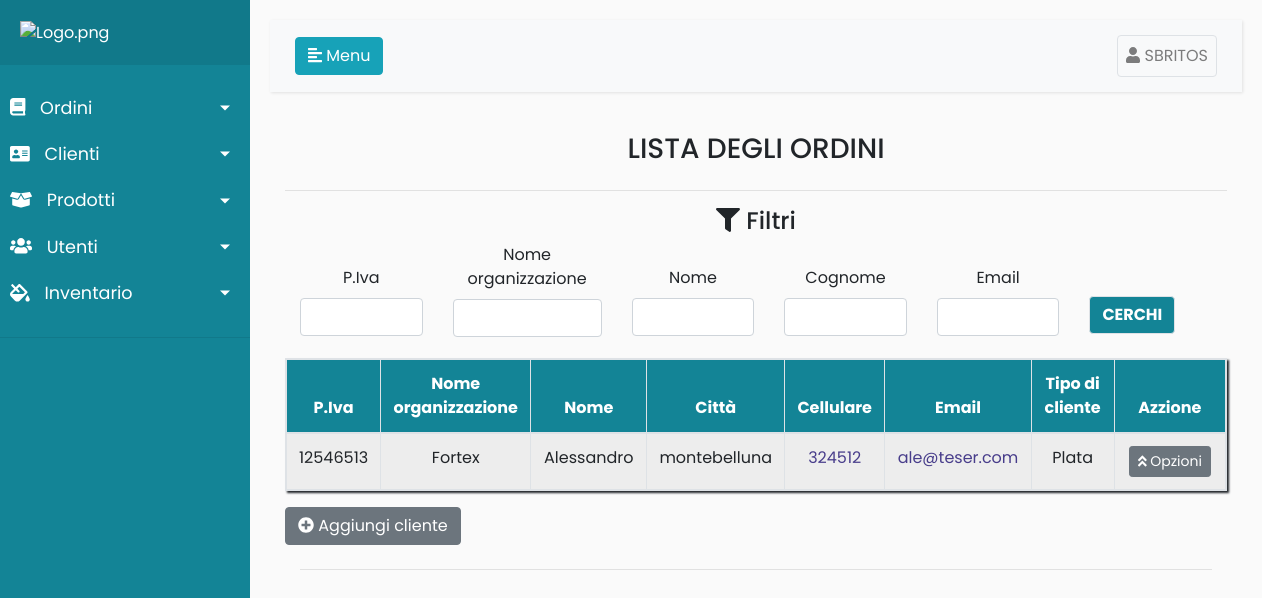
Screenshot of /Clientes (signed in) with the database file from the repository.
### Register/models.py (models this page shows)
class Usuarios(AbstractUser):
	telefono = models.CharField(max_length=20,null=True, verbose_name='Teléfono',blank=False)
	class Meta:
		permissions = (('Administrador', 'Administrador'),
					   ('Encargado','Encargado'),
					   ('Pintor','Pintor'),
					   ('Montaje','Montaje'),
					   ('Calidad1','Calidad1'),
					   ('Secretaria','Secretaria'),
					   ('Stock','Stock'),
					   )

### Clientes/models.py (models this page shows, shortened)
class Clientes(models.Model):
	TIPO_CLIENTE = (
		('Oro','Oro'),
		('Plata','Plata'),
		('Bronce','Bronce'),
		)
	rut = models.IntegerField(primary_key=True,blank=False,null=False)
	nombre_organizacion = models.CharField(max_length=50,blank=False,null=False)
	nombre = models.CharField(max_length=50, blank=False,null=False)
	apellido = models.CharField(max_length=50,blank=False,null=False)
	direccion1 = models.CharField(max_length=150,blank=True,null=False)
	direccion2 = models.CharField(max_length=150, blank=True,null=False)
	ciudad = models.CharField(max_length=20,blank=True,null=False)
	telefono = models.CharField(max_length=20,blank=True,null=False)
	celular = models.CharField(max_length=20,blank=True,null=False)
	email = models.EmailField(max_length=254, blank=True,null=False)
	tipo_cliente = models.CharField(max_length=10,choices=TIPO_CLIENTE,null=False)
	usuarios = models.ForeignKey(settings.AUTH_USER_MODEL,null=True, verbose_name=("Creado por "),on_delete=models.CASCADE)
	history = HistoricalRecords()

### Clientes/views.py (the view)
# urls.py: path('Clientes',login_required(ListClientesView),name='ListClientes'),
def ListClientesView(request):
	Model_one = Clientes.objects.all().order_by(Lower('rut'))
	myFilter = OrdenesFilter(request.GET, queryset=Model_one)
	paginator = Paginator(myFilter.qs, 10)
	page = request.GET.get('page1')
	try:
		pub = paginator.page(page)
	except PageNotAnInteger:
		pub = paginator.page(1)
	except EmptyPage:
		pub = paginator.page(paginator.num_pages)
	myFilter = OrdenesFilter(request.GET, queryset=Model_one)
	context = {'Model_one': Model_one, 'pub': pub, "myFilter": myFilter}
	return render(request, 'clientes/listClientes.html', context)

### Clientes/templates/clientes/listClientes.html (shortened to what this page needs)
{%extends 'register/index.html'%}
{%load static%}
{% load widget_tweaks %}
{%block content%}
<div class="container">
    <div class="d-flex justify-content-center">
        <h3>LISTA DEGLI ORDINI</h3>
    </div>
    <hr>
</div>
<div class="container">
    <div class="d-flex justify-content-center">
        <h4><i class="fas fa-filter"></i> Filtri</h4>
    </div>
    <form method="get">
        <div class="container">
            <div class="row align-items-center">
                <div class="col-sm">
                    <label for="orden" class="text-center container">P.Iva</label>
                    {{myFilter.form.rut|add_class:"form-control container text-center"}}
                </div>
                <div class="col-sm">
                    <label for="nombre_organizacion" class="text-center container">Nome organizzazione</label>
                    {{myFilter.form.nombre_organizacion|attr:"style:margin-bottom:1.3rem"|add_class:"form-control font-weight-bold container text-center"}}
                </div>
                <div class="col-sm">
                    <label for="nombre" class="text-center container">Nome</label>
                    {{myFilter.form.nombre|add_class:"form-control font-weight-bold container text-center"}}
                </div>
                <div class="col-sm">
                    <label for="apellido" class="text-center container">Cognome</label>
                    {{myFilter.form.apellido|add_class:"form-control font-weight-bold container text-center"}}
                </div>
                <div class="col-sm">
                    <label for="email" class="text-center container">Email</label>
                    {{myFilter.form.email|add_class:"form-control font-weight-bold container text-center"}}
                </div>
                <div class="col-sm">
                    <button class="btn rounded-pill border" style="margin-top:1.8rem;color:#fff ;background-color:#138496;" type="submit"><STRONG> CERCHI</STRONG></button>
                </div>
            </div>
        </div>
    </form>
    <table id="tabla" class="table table-responsive border table-striped table-bordered" style="box-shadow:2px 2px 2px;">
        <thead style="background-color:#138496;color:#fff">
        <th class="col-md text-center" style="width:5rem;">P.Iva</th>
        <th class="col-md text-center" style="width:15rem;">Nome organizzazione</th>
        <th class="col-md text-center" style="width:25rem;">Nome</th>
        <th class="col-md text-center" style="width:5rem;">Città</th>
        <th class="col-md text-center" style="width:5rem;">Cellulare</th>
        <th class="col-md text-center" style="width:15rem;">Email</th>
        <th class="col-md text-center" style="width:15rem;">Tipo di cliente</th>
        <th class="col-md text-center" style="width:15rem;">Azzione</th>
        </thead>
        {%for cliente in pub%}
        <form method="POST" action="/Clientes/delete/{{cliente.rut}}">
            <tr>
                <td class="col-md text-center" style="width:5rem;">{{cliente.rut}}</td>
                <td class="col-md text-center" style="width:15rem; ">{{cliente.nombre_organizacion}}</td>
                <td class="col-md text-center" style="width:5rem;">{{cliente.nombre}}</td>
                <td class="col-md text-center" style="width:5rem;">{{cliente.ciudad}}</td>
                <td class="col-md text-center" style="width:15rem;color:darkslateblue"><a target="_blank" href="https://api.whatsapp.com/send?phone={{cliente.celular}}">{{cliente.celular}}</a></td>
                <td class="col-md text-center" style="width:15rem;color: darkslateblue"><a href="mailto:{{cliente.email}}">{{cliente.email}}</a></td>
                <td class="col-md text-center" style="width:25rem;">{{cliente.tipo_cliente}}</td>
                <td class="col-md text-center" style="width:50rem;">
                    <div class="dropup">
                        <button type="button" class="btn btn-secondary btn-sm" data-toggle="dropdown">
                            <i class="fas fa-angle-double-up"></i> Opzioni
                        </button>
                </td>
            </tr>
        </form>
        {%endfor%}
    </table>
    {%if perms.Register.Administrador or perms.Register.Secretaria or perms.Register.Encargado %}
    <a href="{%url 'createClientes'%}" id="jamaica" class="btn btn-secondary"><i id="japon" class="fas fa-plus-circle"></i> Aggiungi cliente</a>
{%endif%}
    <div class="container">
        <hr>
    </div>
    {%endblock%}

### Register/templates/register/index.html (shortened to what this page needs)
<!DOCTYPE html>
<html>
<head>
    <link rel="stylesheet" href="https://stackpath.bootstrapcdn.com/bootstrap/4.1.0/css/bootstrap.min.css"
>
    <link rel="stylesheet" href="https://ajax.googleapis.com/ajax/libs/jquerymobile/1.4.5/jquery.mobile.min.css">
</head>
<body>
<div class="wrapper">
    <nav id="sidebar">
        <div class="sidebar-header" style="border-color:#fff;">
            <a href="{%url 'listarOrden'%}"><img src="http://www.fortexsrl.it/wp-content/uploads/2013/05/logo1.png" width="100%"
                             alt="Logo.png"></a>
        </div>
        <ul class="list-unstyled components">
            <li class="">
                <a href="#homeSubmenu" data-toggle="collapse" aria-expanded="false" class="dropdown-toggle">
                    <i class="fas fa-book"></i>
                    Ordini
                </a>
            </li>
            <li>
                <a href="#pageClienti" data-toggle="collapse" aria-expanded="false" class="dropdown-toggle">
                    <i class="fas fa-address-card"></i>
                    Clienti
                </a>
                <a href="#pageSubmenu" data-toggle="collapse" aria-expanded="false" class="dropdown-toggle">
                    <i class="fas fa-box-open"></i>
                    Prodotti
                </a>
            </li>
            <li>
                <a href="#pageUtenti" data-toggle="collapse" aria-expanded="false" class="dropdown-toggle">
                    <i class="fas fa-users"></i>
                    Utenti
                </a>
            </li>
            <li>
                <a href="#pageInventario" data-toggle="collapse" aria-expanded="false" class="dropdown-toggle">
                    <i class="fas fa-fill-drip"></i>
                    Inventario
                </a>
            </li>
        </ul>
    </nav>
    <div id="content">
        <nav class="navbar navbar-expand-lg navbar-light bg-light">
            <div class="container-fluid">
                <button type="button" id="sidebarCollapse" class="btn btn-info">
                    <i class="fas fa-align-left"></i>
                    <span>Menu</span>
                </button>
                <div class="collapse navbar-collapse" id="navbarSupportedContent">
                    <ul class="nav navbar-nav ml-auto">
                        <li class="nav-item">
                            <a href="#pageInventario1" data-toggle="collapse"  style="background:None;"
                               aria-expanded="true"
                               class=" nav-link dropdown border rounded ">
                                <i class="fas fa-user"></i>
                                {{user|upper}}
                            </a>
                        </li>
                    </ul>
                </div>
            </div>
        </nav>
        {%block content%}{%endblock%}
    </div>
</div>
</body>
</html>

### Register/templates/register/index.html (style rules this page uses)
body { font-family: 'Poppins', sans-serif; background: #fafafa; }
a, a:hover, a:focus { color: inherit; text-decoration: none; transition: all 0.3s; }
.navbar { padding: 15px 10px; background: #fff; border: none; border-radius: 0; margin-bottom: 40px; box-shadow: 1px 1px 3px rgba(0, 0, 0, 0.1); }
i, span { display: inline-block; }
.wrapper { display: flex; align-items: stretch; }
#sidebar { min-width: 250px; max-width: 250px; background: #138496; color: #fff; transition: all 0.3s; }
#sidebar ul li a { text-align: left; }
#sidebar .sidebar-header { padding: 20px; background: #11798a; }
#sidebar ul.components { padding: 20px 0; border-bottom: 1px solid #11798a; }
#sidebar ul li a { padding: 10px; font-size: 1.1em; display: block; }
#sidebar ul li a i { margin-right: 10px; }
#sidebar ul li.active>a, a[aria-expanded="true"] { color: #fff; background: #138496; }
a[data-toggle="collapse"] { position: relative; }
.dropdown-toggle::after { display: block; position: absolute; top: 50%; right: 20px; transform: translateY(-50%); }
#content { width: 100%; padding: 20px; min-height: 100vh; transition: all 0.3s; }

### Clientes/templates/clientes/listClientes.html (style rules this page uses)
input[type=number] { -moz-appearance: textfield; }

### rows the page displays
Usuarios: username "SBRITOS"
Clientes: rut "12546513", nombre_organizacion "Fortex", nombre "Alessandro", ciudad "montebelluna", celular "324512", email "ale@teser.com", tipo_cliente "Plata"
